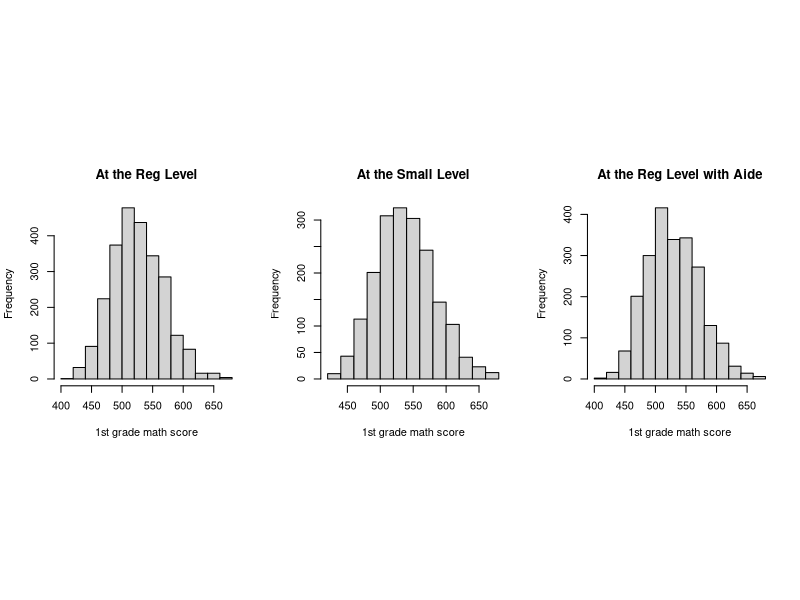
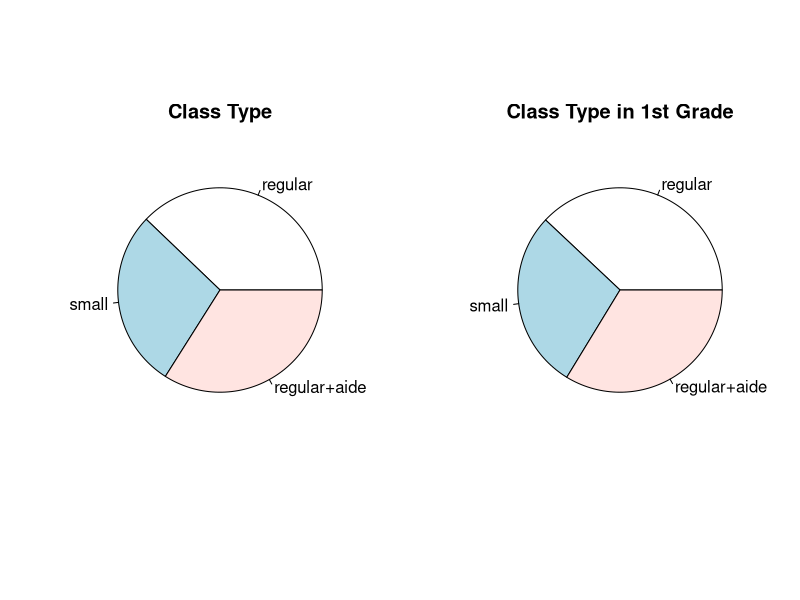
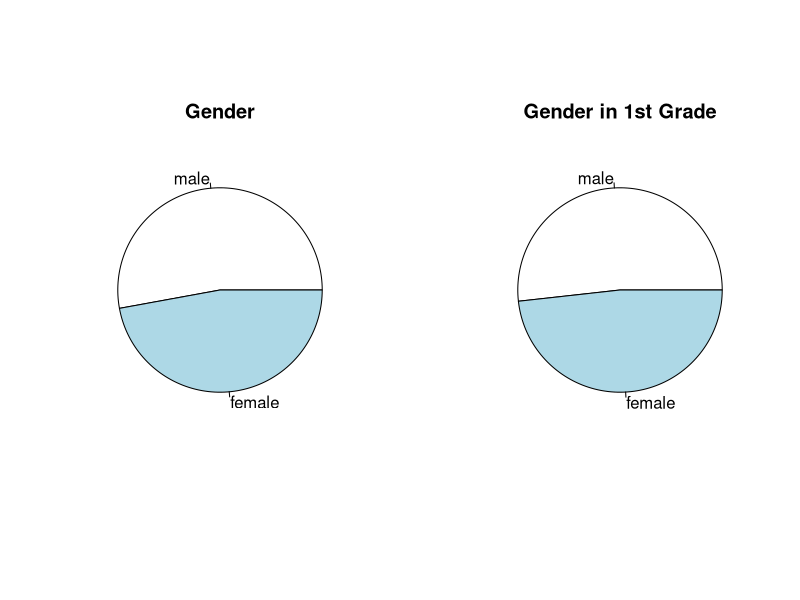
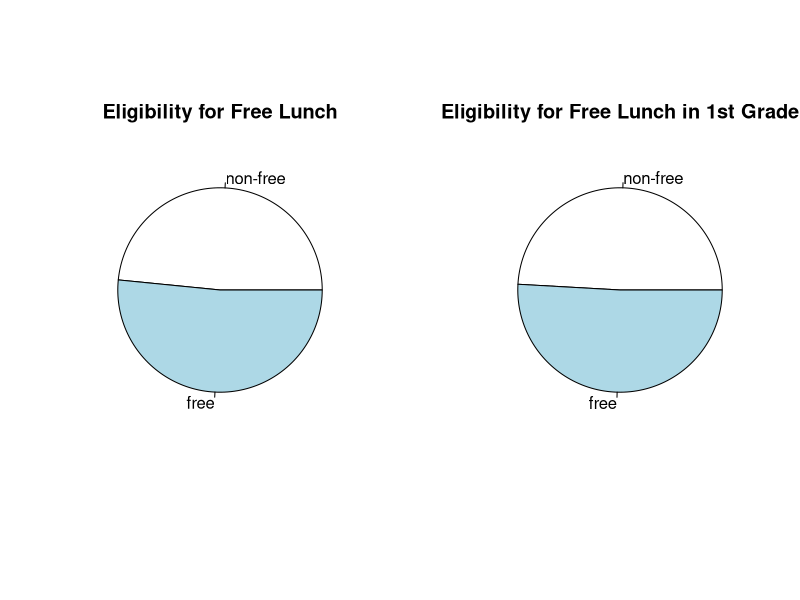
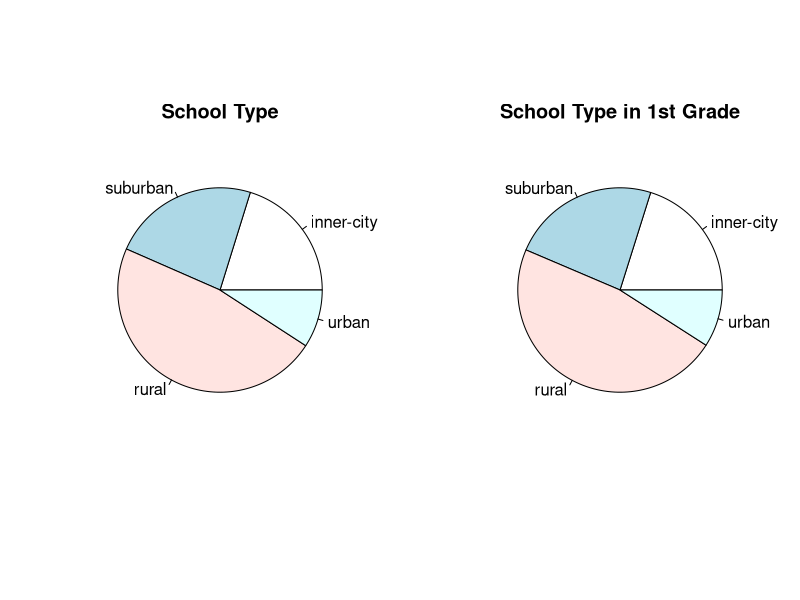
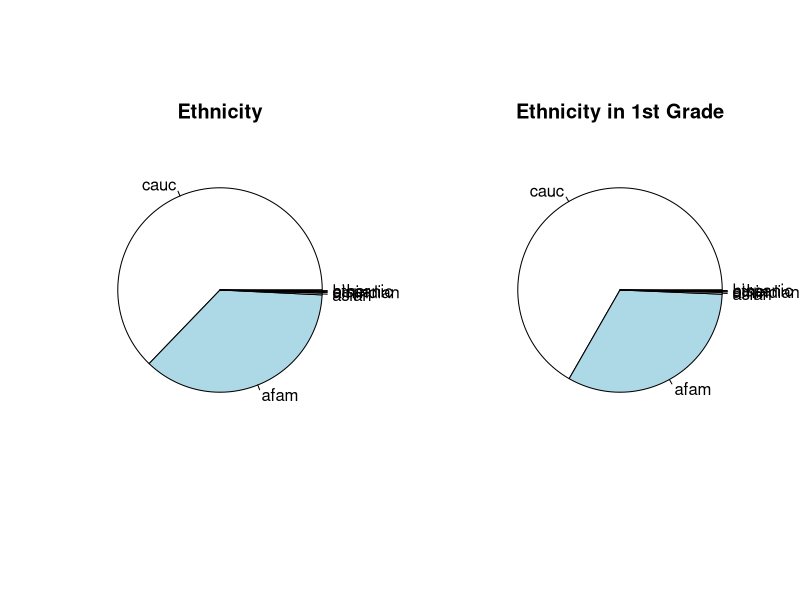

Generate these figures, in order, with R:
## ---- chunk 1
knitr::opts_chunk$set(echo = FALSE)
## ---- chunk 2
library(AER)
data("STAR")
## ---- chunk 3
STAR$star1 <- as.factor(STAR$star1)
# create a subset for 1st grade with removing all the NA data in star1 and math1
subset1 <- subset(STAR, (!is.na(STAR$star1))&(!is.na(STAR$math1)))
# create a subset for 1st grade with removing all the NA data in star1 and keep NA in math1
subset1_NA <- subset(STAR, (!is.na(STAR$star1))&(is.na(STAR$math1)))
## ---- chunk 4
par(mfrow=c(1,3), pty="s")
hist(subset1$math1[subset1$star1=='regular'], main='At the Reg Level', xlab='1st grade math score')
hist(subset1$math1[subset1$star1=='small'], main='At the Small Level', xlab='1st grade math score')
hist(subset1$math1[subset1$star1=='regular+aide'], main='At the Reg Level with Aide', xlab='1st grade math score')
## ---- chunk 5
par(mfrow=c(1,2))
pie(table(STAR$star1), main='Class Type')
pie(table(subset1$star1), main='Class Type in 1st Grade')
# par(mfrow=c(1,2))
pie(table(STAR$gender), main='Gender')
pie(table(subset1$gender), main='Gender in 1st Grade')
# par(mfrow=c(1,2))
pie(table(STAR$lunch1), main='Eligibility for Free Lunch')
pie(table(subset1$lunch1), main='Eligibility for Free Lunch in 1st Grade')
# par(mfrow=c(1,2))
pie(table(STAR$school1), main='School Type')
pie(table(subset1$school1), main='School Type in 1st Grade')
# par(mfrow=c(1,2))
pie(table(STAR$ethnicity), main='Ethnicity')
pie(table(subset1$ethnicity), main='Ethnicity in 1st Grade')
